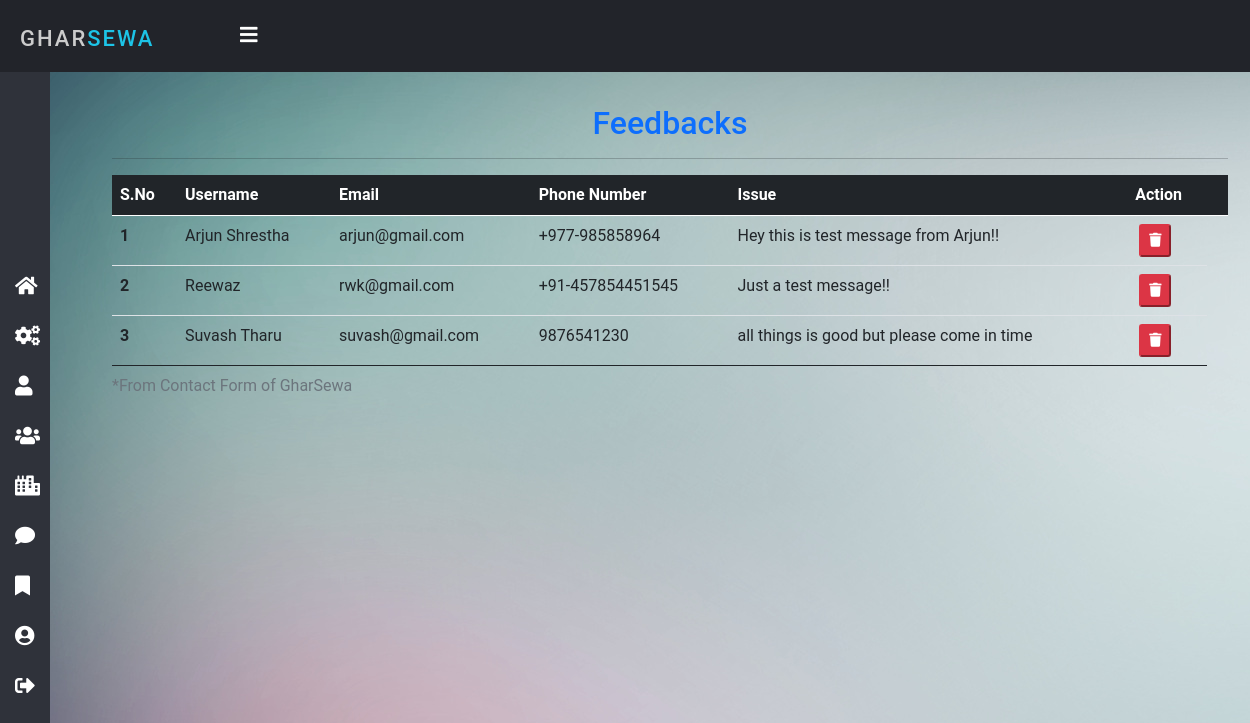
The page /feedback/ (signed in) on the database as committed earlier.
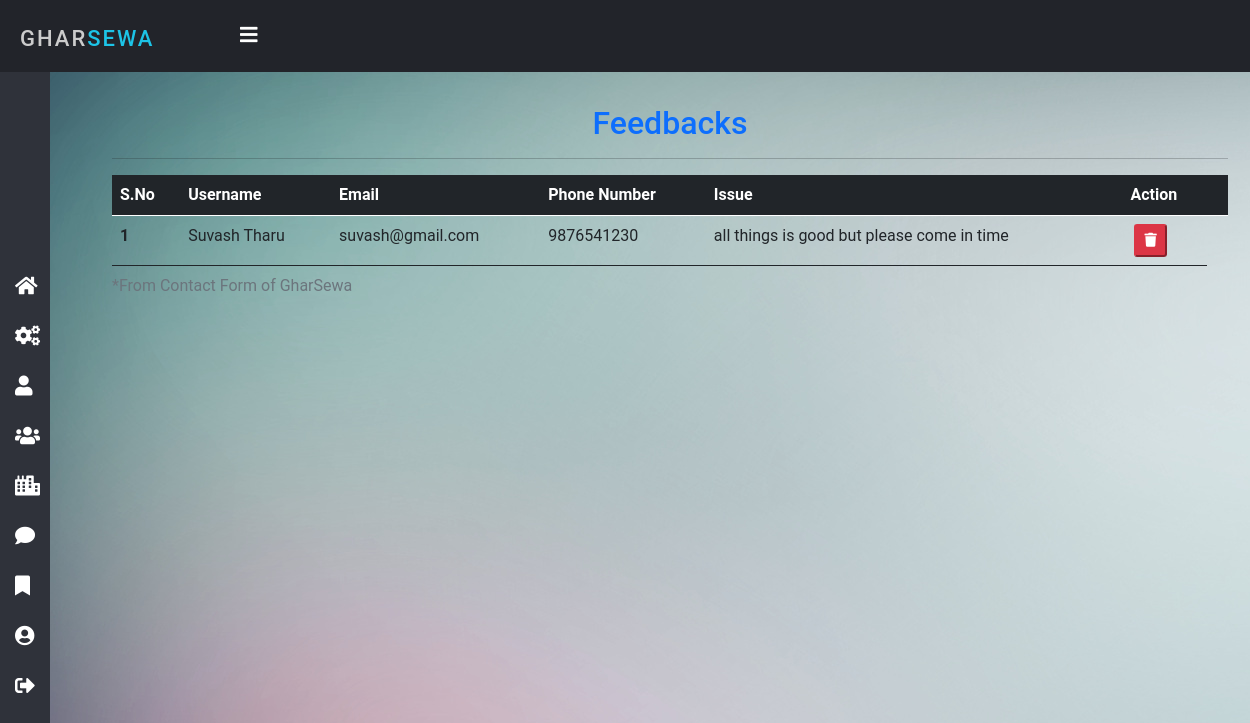
The same page on the database as committed later.
### home/models.py (models this page shows, shortened)
class Contact(models.Model):
    sno = models.AutoField(primary_key=True)
    name = models.CharField(max_length=100)
    email = models.CharField(max_length=50)
    phone = models.CharField(max_length=15)
    content = models.TextField()
    timeStamp = models.DateField(auto_now_add=True, blank=True)

### home/views.py (the view)
# urls.py: path('feedback/', views.feedback, name='feedback'),
@login_required(login_url='login')
def feedback(request):
    if not request.user.is_staff:
        return redirect('error')
    msg = Contact.objects.all()
    return render(request, 'admin/feedback.html', {'msg': msg})

### templates/admin/feedback.html (shortened to what this page needs)
{% extends 'admin/admin_nav.html' %}
{% block body %}
<div class="container my-4">
    <h2 class="text-center text-primary">Feedbacks</h2>
    <hr>
    <div>
        <table class="table table-hover">
            <thead class="table-dark text-white">
                <tr>
                    <th scope="col">S.No</th>
                    <th scope="col">Username</th>
                    <th scope="col">Email</th>
                    <th scope="col">Phone Number</th>
                    <th scope="col">Issue</th>
                    <th scope="col">Action</th>
                    <th></th>
                </tr>
            </thead>
            <tbody>
                {% for i in msg %}
                <tr>
                    <th scope="row">{{forloop.counter}}</th>
                    <td>{{i.name}}</td>
                    <td>{{i.email}}</td>
                    <td>{{i.phone}}</td>
                    <td>{{i.content}}</td>
                    <td>
                        <a href="{% url 'deleteFeedback' i.sno %}" class="m-1">
                            <button class="btn-sm btn-danger"
                                onclick="return confirm('Do you want to delete this feedback?')">
                                <i class="fas fa-trash"></i>
                            </button>
                        </a>
                    </td>
                </tr>
                {% endfor %}
                <caption>*From Contact Form of GharSewa</caption>
            </tbody>
        </table>
    </div>
</div>
{% endblock %}

Rows that differ between the two databases and show on the page:
removed Contact: name "Arjun Shrestha", email "arjun@gmail.com", phone "+977-985858964", content "Hey this is test message from Arjun!!"
removed Contact: name "Reewaz", email "rwk@gmail.com", phone "+91-457854451545", content "Just a test message!!"
